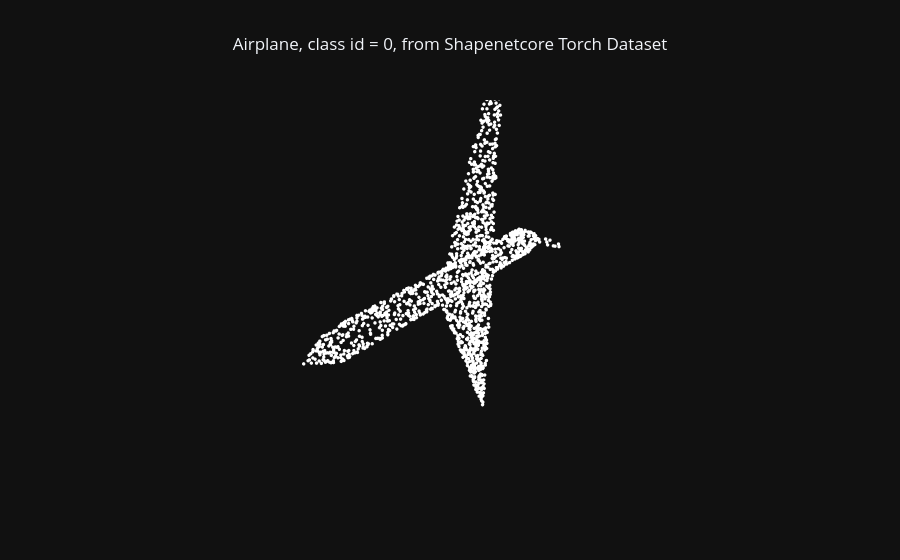

Write notebook code for a chart like this one.
### Code cell
pc_plots = plot_pc_data3d(x=points[:,0], y=points[:,1], z=points[:,2], apply_color_gradient=False, color=PART_COLORS[seg_labels - 1], marker_size=2)
layout = dict(template="plotly_dark", title=f"{data_dict['class_name']}, class id = {data_dict['class_id']}, from Shapenetcore Torch Dataset", scene=PCD_SCENE, title_x=0.5)
fig = go.Figure(data=pc_plots, layout=layout)   
fig.show()

### Figure 1 — Plotly figure (JSON) as saved in the notebook; plotly's stock layout.template omitted (floating-point values rounded to 4 significant figures; data arrays with more than 128 entries replaced by an {"elided": "..."} marker saying what was removed)
{"data": [{"hoverinfo": "skip", "marker": {"color": {"elided": "2500x3 int values"}, "opacity": 1, "size": 2}, "mode": "markers", "showlegend": false, "type": "scatter3d", "x": {"elided": "2500 float values"}, "y": {"elided": "2500 float values"}, "z": {"elided": "2500 float values"}}], "layout": {"scene": {"aspectmode": "data", "xaxis": {"visible": false}, "yaxis": {"visible": false}, "zaxis": {"visible": false}}, "title": {"text": "Airplane, class id = 0, from Shapenetcore Torch Dataset", "x": 0.5}}}
